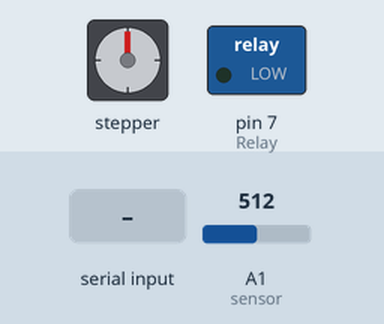
Simulated run of this sketch. Board: Arduino Uno, built with avr-gcc and run on an emulated ATmega328P. Shown: stepper motor, switched loads named in the sketch (green lamp = pin HIGH). Wiring (inferred from the names in the program): stepper motor driver (200 steps per turn assumed): step pin 3; direction pin 4. Inputs (shaded band) come from the test bench; at power-on: A1 (sensor) = 512. Pins used as bus, display or sensor lines are not drawn; what the sketch prints to the serial monitor is not drawn.

Above: at 1.0 s.
1.1 s: byte 30 received over Serial
At 1.4 s:
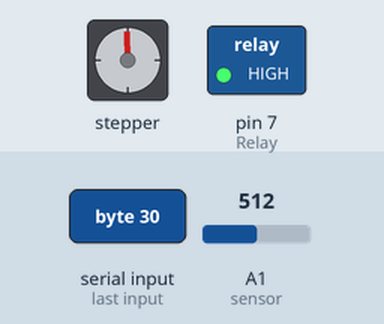
At 2.0 s:
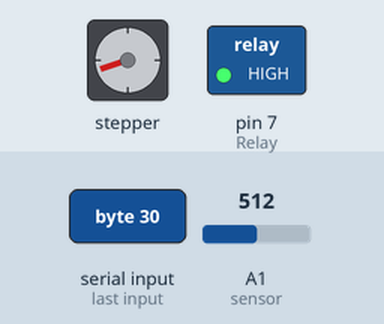
Timing chart, 0 to 10.8 s (numbered marks = the images above; inputs shaded):
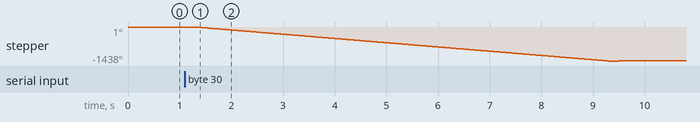

The sketch:

Exercise7B.ino
```cpp
float startP=550;   //scan start wavelength
float stopP=600;  //scan stop wavelength
float currentP=650; //current wavelength

int readySpeed=5;       //moving speed to the scan start
int scanSpeed=30;       //scan speed
int readSpeed=15;       //data taking speed

int Step=3;     //Arduino pin #3 to the setp pin of A4988
int Dir=4;      //Arduino pin #4 to the direction pin of A4988
int Relay=7;    //a relay switch of the motor power supply
int sensor=1;   //analog input at A1 to read light intensity

int Reading[10];        //10 element array to store light intensity reading
int dropVal,dropIndex;  //parameters to identify get min and max
int Ydata;            //intensity average (of 6 middle values)

int stepCounter=(int)((stopP-startP)/0.125);    //motor step numbers for the scan
int moveCounter=(int)((startP-currentP)/0.125); //step numbers to move to startP
int inByte=0;   //a parameter used for hand shaking with Processing

void setup() {
  Serial.begin(9600);   //initiate serial communication
  while(!Serial){ }     //wait until the communication is established
  firstContact();       //wait for a character sent by Processing
  Serial.write(((int)(startP*10))/256);
  Serial.write(((int)(startP*10))%256);
  Serial.write(((int)(stopP*10))/256);
  Serial.write(((int)(stopP*10))%256);
  delay(100);

  pinMode(Dir,OUTPUT);
  pinMode(Step,OUTPUT);
  pinMode(Relay,OUTPUT);
  pinMode(sensor,INPUT);

  digitalWrite(Relay,HIGH);   //connect the power supply
  if(currentP>startP){
    digitalWrite(Dir,LOW);    //set the motor spin direction to CCW
    moveCounter=-moveCounter; //to make the parameter a positive number
  } else {
    digitalWrite(Dir,HIGH);
  }
  for (int counter=0; counter<moveCounter; counter++){  //move the startP
    digitalWrite(Step,HIGH);
    delay(readySpeed);
    digitalWrite(Step,LOW);
    delay(readySpeed);
  }
  if (startP>stopP){
    digitalWrite(Dir,LOW);    //set the motor direction to CCW
    stepCounter=-stepCounter; //to make the parameter a positive number
  } else {
    digitalWrite(Dir,HIGH);   //sets the motor direction to CW
  }
}

void loop() {
  if(Serial.available()>0){ //see if there is a character sent by Processing
    inByte=Serial.read();   //read the character sent by Processing
    for (int count=0; count<stepCounter; count++){
      digitalWrite(Step,HIGH);
      delay(scanSpeed);
      digitalWrite(Step,LOW);

      for (int i=0;i<10;i++){
        Reading[i]=analogRead(sensor);
        delay(readSpeed);
      }
      Ydata=10000*getYdata(Reading);
      Serial.write(count/256);
      Serial.write(count%256);
      Serial.write(Ydata/256);
      Serial.write(Ydata%256);
    }
  }
  digitalWrite(Relay,LOW);    //disconnect the power supply
  while(1){ }                 //an infinite loop
}

float getYdata(int A[10]){
  dropVal=min(min(min(min(min(min(min(min(min(A[0],A[1]),A[2]),A[3]),A[4]),A[5]),A[6]),A[7]),A[8]),A[9]);
  for (int i=0;i<10;i++){
    if(dropVal==A[i]){dropIndex=i;}
  }
  for (int i=dropIndex;i<10;i++){
    A[i]=A[i+1];
  }

  dropVal=min(min(min(min(min(min(min(min(A[0],A[1]),A[2]),A[3]),A[4]),A[5]),A[6]),A[7]),A[8]);
  for (int i=0;i<9;i++){
    if(dropVal==A[i]){dropIndex=i;}
  }
  for(int i=dropIndex;i<9;i++){
    A[i]=A[i+1];
  }

  dropVal=max(max(max(max(max(max(max(A[0],A[1]),A[2]),A[3]),A[4]),A[5]),A[6]),A[7]);
  for (int i=0;i<8;i++){
    if(dropVal==A[i]){dropIndex=i;}
  }
  for(int i=dropIndex;i<8;i++){
    A[i]=A[i+1];
  }

  dropVal=max(max(max(max(max(max(A[0],A[1]),A[2]),A[3]),A[4]),A[5]),A[6]);
  for (int i=0;i<7;i++){
    if(dropVal==A[i]){dropIndex=i;}
  }
  for(int i=dropIndex;i<7;i++){
    A[i]=A[i+1];
  }

  int Sum=0;
  for(int i=0;i<6;i++){
    Sum+=A[i];
  }
  float Avg=((float)Sum)/(6*212);
  return Avg;
}

void firstContact(){
  while(Serial.available() <=0) { //wait until Processing to send a character
    Serial.print("A");            //while waiting, keep sending "A"
    delay(300);
  }
}
```

Measured:
- after the input at 1.1 s, pin 7 (Relay): LOW → HIGH after 0.20 s; stepper: turns 1438° counter-clockwise in 8.0 s, then 15° clockwise in 1.3 s
